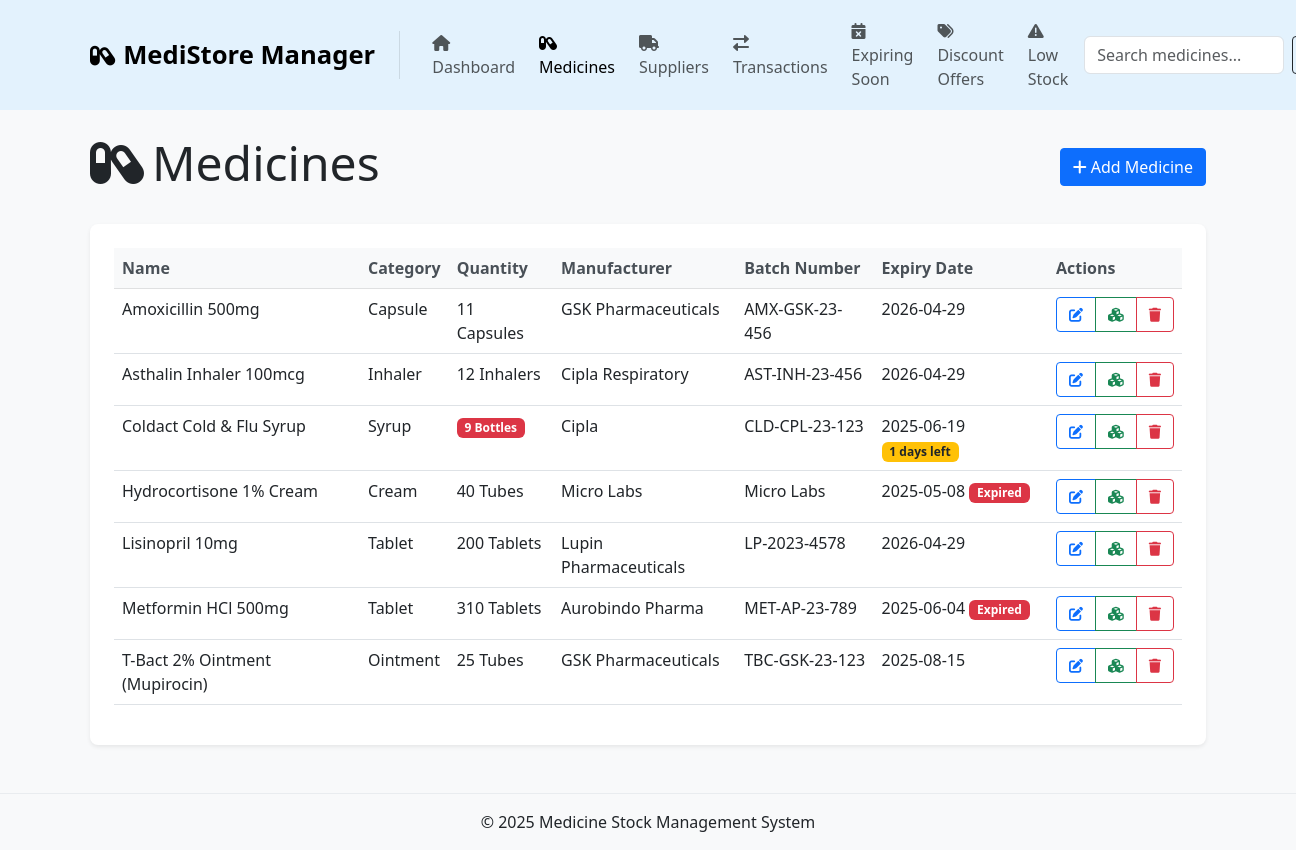
The page /medicines on the database its author committed.
### tables this page shows
CREATE TABLE medicines (
        id INTEGER PRIMARY KEY AUTOINCREMENT,
        name TEXT NOT NULL,
        description TEXT,
        category TEXT,
        quantity INTEGER NOT NULL,
        unit TEXT,
        manufacturer TEXT,
        batch_number TEXT,
        purchase_date TEXT,
        expiry_date TEXT NOT NULL,
        price REAL,
        created_at TEXT DEFAULT CURRENT_TIMESTAMP
    );

### app.py (the view)
@app.route('/medicines')
def medicines():
    conn = get_db_connection()
    medicines_data = conn.execute('SELECT * FROM medicines ORDER BY name').fetchall()
    conn.close()
    today_date = datetime.now().date()
    medicines = []
    for medicine in medicines_data:
        med_dict = dict(medicine)
        try:
            expiry_date = datetime.strptime(medicine['expiry_date'], '%Y-%m-%d').date()
            days_left = (expiry_date - today_date).days
            med_dict['days_left'] = days_left
        except (ValueError, TypeError):
            med_dict['days_left'] = None
        medicines.append(med_dict)
    return render_template('medicines.html', medicines=medicines)

### app.py (called while the page is built)
def get_db_connection():
    conn = sqlite3.connect(DB_PATH)
    conn.row_factory = sqlite3.Row
    return conn

### templates/medicines.html (shortened to what this page needs)
{% extends 'base.html' %}
{% block content %}
<div class="d-flex justify-content-between align-items-center mb-4">
    <h1 class="display-5">
        <i class="fas fa-capsules me-2"></i>Medicines
    </h1>
    <a href="{{ url_for('add_medicine') }}" class="btn btn-primary">
        <i class="fas fa-plus me-1"></i>Add Medicine
    </a>
</div>
{% if medicines %}
<div class="card shadow-sm">
    <div class="card-body">
        <div class="table-responsive">
            <table class="table table-hover">
                <thead class="table-light">
                    <tr>
                        <th>Name</th>
                        <th>Category</th>
                        <th>Quantity</th>
                        <th>Manufacturer</th>
                        <th>Batch Number</th>
                        <th>Expiry Date</th>
                        <th>Actions</th>
                    </tr>
                </thead>
                <tbody>
                    {% for medicine in medicines %}
                    <tr>
                        <td>{{ medicine.name }}</td>
                        <td>{{ medicine.category or 'N/A' }}</td>
                        <td>
                            {% if medicine.quantity <= 10 %}
                            <span class="badge bg-danger">{{ medicine.quantity }} {{ medicine.unit or '' }}</span>
                            {% else %}
                            {{ medicine.quantity }} {{ medicine.unit or '' }}
                            {% endif %}
                        </td>
                        <td>{{ medicine.manufacturer or 'N/A' }}</td>
                        <td>{{ medicine.batch_number or 'N/A' }}</td>
                        <td>
                            {{ medicine.expiry_date }}
                            {% if medicine.days_left is defined %}
                                {% if medicine.days_left <= 0 %}
                                <span class="badge bg-danger">Expired</span>
                                {% elif medicine.days_left <= 30 %}
                                <span class="badge bg-warning text-dark">{{ medicine.days_left }} days left</span>
                                {% endif %}
                            {% endif %}
                        </td>
                        <td>
                            <div class="btn-group btn-group-sm">
                                <a href="{{ url_for('edit_medicine', id=medicine.id) }}" class="btn btn-outline-primary" title="Edit">
                                    <i class="fas fa-edit"></i>
                                </a>
                                <a href="{{ url_for('update_stock', id=medicine.id) }}" class="btn btn-outline-success" title="Update Stock">
                                    <i class="fas fa-cubes"></i>
                                </a>
                                <button type="button" class="btn btn-outline-danger" title="Delete"
                                        data-bs-toggle="modal" data-bs-target="#deleteModal{{ medicine.id }}">
                                    <i class="fas fa-trash"></i>
                                </button>
                            </div>
                        </td>
                    </tr>
                    {% endfor %}
                </tbody>
            </table>
        </div>
    </div>
</div>
{% else %}
<div class="alert alert-info">
    <i class="fas fa-info-circle me-2"></i>No medicines found. <a href="{{ url_for('add_medicine') }}">Add your first medicine</a>.
</div>
{% endif %}
{% endblock %}

### static/css/style.css (style rules this page uses)
body { background-color: #f8f9fa; font-family: 'Segoe UI', Tahoma, Geneva, Verdana, sans-serif; }
.card { border-radius: 0.5rem; box-shadow: 0 0.125rem 0.25rem rgba(0, 0, 0, 0.075); margin-bottom: 1.5rem; border: none; transition: transform 0.3s ease, box-shadow 0.3s ease; }
.card-body { padding: 1.5rem; }
.table th { font-weight: 600; color: #495057; }
.btn { border-radius: 0.25rem; padding: 0.375rem 0.75rem; }
.btn-primary { background-color: #0d6efd; border-color: #0d6efd; }
.badge.bg-danger { background-color: #dc3545 !important; }
.badge.bg-warning { background-color: #ffc107 !important; }

### rows shown on the page
medicines: name "Amoxicillin 500mg", category "Capsule", quantity "11", unit "Capsules", manufacturer "GSK Pharmaceuticals", batch_number "AMX-GSK-23-456", expiry_date "2026-04-29"
medicines: name "Asthalin Inhaler 100mcg", category "Inhaler", quantity "12", unit "Inhalers", manufacturer "Cipla Respiratory", batch_number "AST-INH-23-456", expiry_date "2026-04-29"
medicines: name "Coldact Cold & Flu Syrup", category "Syrup", quantity "9", unit "Bottles", manufacturer "Cipla", batch_number "CLD-CPL-23-123", expiry_date "2025-06-19", days_left "1"
medicines: name "Hydrocortisone 1% Cream", category "Cream", quantity "40", unit "Tubes", manufacturer "Micro Labs", batch_number "Micro Labs", expiry_date "2025-05-08", shows "Expired"
medicines: name "Lisinopril 10mg", category "Tablet", quantity "200", unit "Tablets", manufacturer "Lupin Pharmaceuticals", batch_number "LP-2023-4578", expiry_date "2026-04-29"
medicines: name "Metformin HCl 500mg", category "Tablet", quantity "310", unit "Tablets", manufacturer "Aurobindo Pharma", batch_number "MET-AP-23-789", expiry_date "2025-06-04", shows "Expired"
medicines: name "T-Bact 2% Ointment (Mupirocin)", category "Ointment", quantity "25", unit "Tubes", manufacturer "GSK Pharmaceuticals", batch_number "TBC-GSK-23-123", expiry_date "2025-08-15"
